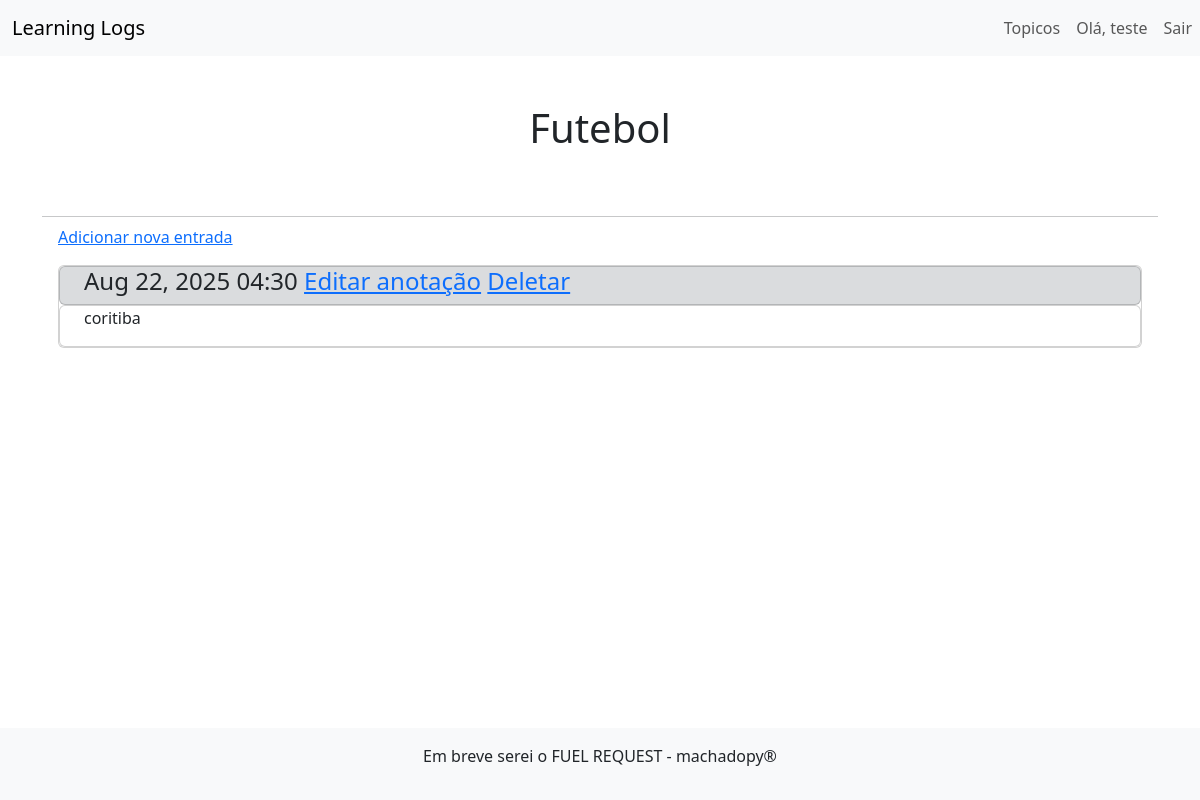
/topics/2/ (signed in), run on the app's committed database.
### learning_logs/models.py (models this page shows, shortened)
class Topic(models.Model):
    text = models.CharField(max_length=64)
    date_added = models.DateTimeField(auto_now_add=True)
    owner = models.ForeignKey(User, on_delete=models.CASCADE)
    def __str__(self):
        return self.text

class Entry(models.Model):
    topic = models.ForeignKey(Topic, on_delete=models.CASCADE)
    text = models.TextField()
    date_added = models.DateTimeField(auto_now_add=True)
    class Meta:
        verbose_name_plural = 'entries'

### learning_logs/views.py (the view)
# urls.py: path('topics/<int:topic_id>/', views.topic, name = 'topic'),
@login_required
def topic(request, topic_id):
    topic = Topic.objects.get(id = topic_id)
    if topic.owner !=request.user:
        raise Http404
    entries = topic.entry_set.order_by('-date_added')
    context = {'topic': topic, 'entries': entries}
    return render(request, 'learning_logs/topic.html', context)

### learning_logs/templates/learning_logs/topic.html
{% extends 'learning_logs/base.html'%}
{% block header %}
    <h1>{{topic}}</h1>
{%endblock header%}
{% block content %}
        <p>
            <a href="{% url 'new_entry' topic.id %}"class="m-3">Adicionar nova entrada</a>
        </p>
        {% for entry in entries %}
            <div class="card m-3">
                <div class="card bg-secondary bg-opacity-25 ps-4">
                    <h2 class="fs-4 text">
                        {{entry.date_added | date:'M d, Y H:i'}}
                        <a href="{% url 'edit_entry' entry.id %}">Editar anotação</a>
                        <a href="{% url 'delete_entry' entry.id %}">Deletar</a>
                    </h2>
                </div>
                <div class=" card  bg-opacity-25 ps-4">
                    {{entry.text | linebreaks}}
                </div>
            </div>
        {% empty %}
            Não há registros
        {% endfor %}
{% endblock content %}

### learning_logs/templates/learning_logs/base.html (shortened to what this page needs)
{% load django_bootstrap5 %}
<!DOCTYPE html>
<html lang="pt-BR">
<head>
    {% bootstrap_css %}
</head>
<body class="d-flex flex-column min-vh-100">
    <nav class="navbar navbar-expand-lg bg-body-tertiary">
        <div class="container-fluid">
            <a class="navbar-brand"  href="{% url 'index' %}">
                Learning Logs
            </a>
        </div>
            <div class="collapse navbar-collapse ms-4" id="navbarNav">
                <ul class="navbar-nav">
                    <li class="nav-item">
                        <a class="nav-link" href="{% url 'topics' %}">Topicos
                        </a>
                    </li>
                </ul>
                <ul class="navbar-nav">
                    {% if user.is_authenticated %}
                        <li class="nav-item">
                            <a class="nav-link text-nowrap">
                                Olá, {{user.username}}
                            </a>
                        </li>
                        <li class="nav-item">
                            <a class="nav-link" href="{% url 'logout' %}">
                                Sair
                            </a>
                        </li>
                    {% endif %}
                </ul>
            </div>
    </nav>
<div class="container">
    <div class="py-5 text-center mb-1">
        {% block header %}{% endblock header %}
    </div>
    <div class="border-top border-dark opacity-25 my-2"></div>
    <div>{% block content %}{% endblock content %}</div>
</div>
</body>
<footer class="text-center p-3 bg-body-tertiary mt-auto">
    <div class="container-fluid">
        <p>Em breve serei o FUEL REQUEST - machadopy®</p>
    </div>
</footer>
</html>

### data on the page
Topic: text "Futebol"
Entry: date_added "Aug 22, 2025 04:30", text "coritiba"

### other printed values
{{ user.username }} "teste"
